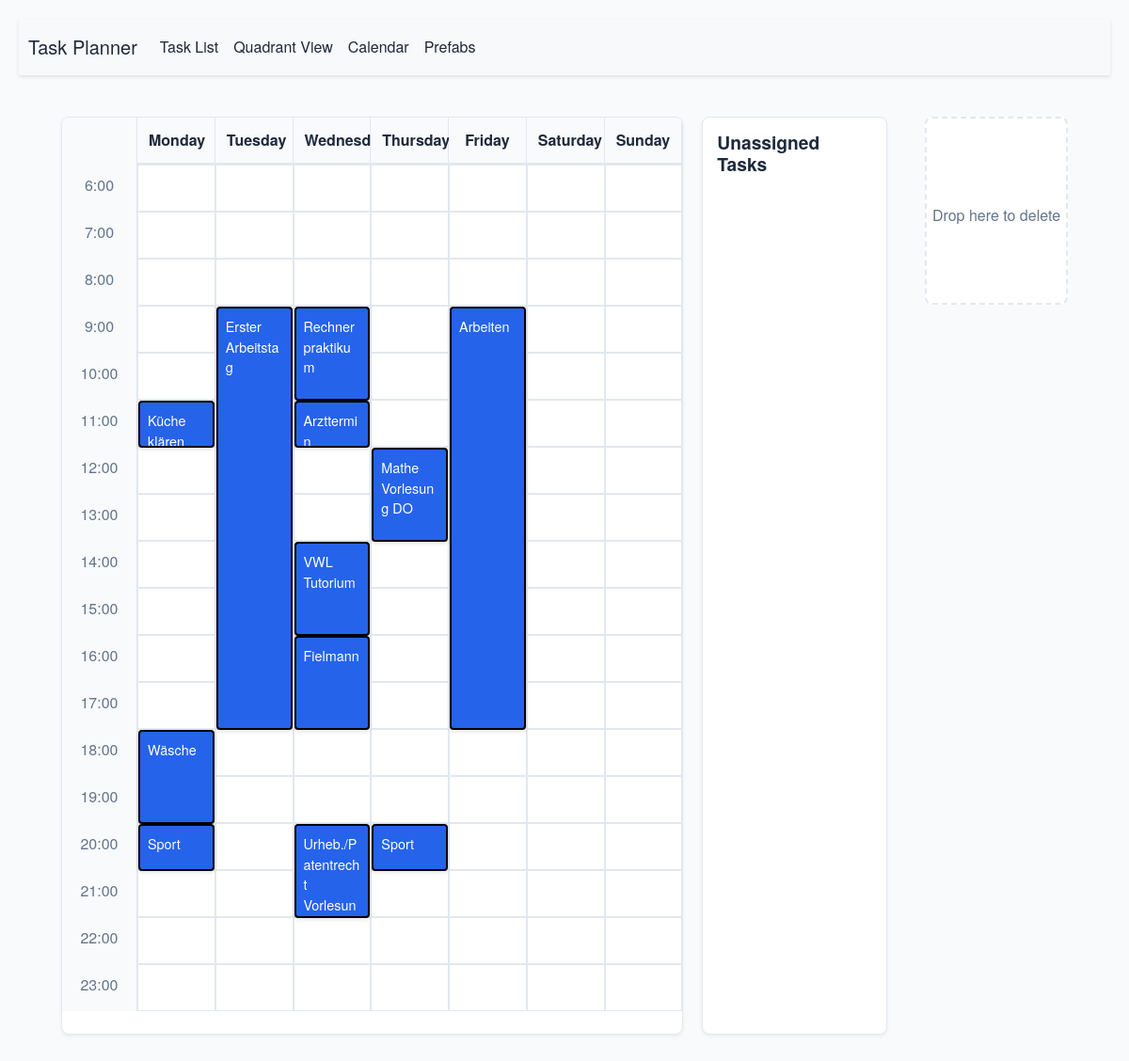
/calendar, run on the app's committed database.
### app/models.py (models this page shows, shortened)
class Task(db.Model):
    __tablename__ = 'task'
    id = db.Column(db.Integer, primary_key=True)
    title = db.Column(db.String(100), nullable=False)
    description = db.Column(db.String(500))
    due_date = db.Column(db.DateTime, nullable=True)
    estimated_time = db.Column(db.Integer, default=1, nullable=False)
    priority = db.Column(db.Integer, CheckConstraint('priority BETWEEN 1 AND 5'), nullable=True)
    status = db.Column(db.Enum("to do", "doing", "done"), default="to do", nullable=False)
    reminder = db.Column(db.DateTime, nullable=True)
    created_at = db.Column(db.DateTime, default=datetime.utcnow)
    updated_at = db.Column(db.DateTime, onupdate=datetime.utcnow)
    quadrant = db.Column(db.String(50), nullable=True)
    calendar_date = db.Column(db.Date, nullable=True)
    start_time = db.Column(db.Time, nullable=True)
    duration_minutes = db.Column(db.Integer, nullable=True)
    assigned_day = db.Column(db.Integer, nullable=True)
    assigned_hour = db.Column(db.Integer, nullable=True)

### app/routes.py (the view)
@main.route('/calendar', methods=['GET'])
def calendar_view():
    tasks = Task.query.all()
    unassigned_tasks = Task.query.filter(Task.assigned_day.is_(None), Task.assigned_hour.is_(None)).all()
    return render_template('calendar.html', tasks=tasks, unassigned_tasks=unassigned_tasks)

### app/templates/calendar.html (shortened to what this page needs)
{% extends 'layout.html' %}
{% block main %}
<div class="calendar-container">
    <div class="calendar-grid" id="calendar-grid">
        <div class="header-row">
            <div class="time-slot-header"></div>
            {% for day in ["Monday", "Tuesday", "Wednesday", "Thursday", "Friday", "Saturday", "Sunday"] %}
            <div class="weekday-header" data-day="{{ loop.index0 }}">{{ day }}</div>
            {% endfor %}
        </div>
        {% for hour in range(6, 24) %}
        <div class="time-row">
            <div class="time-slot">{{ hour }}:00</div>
            {% for day in range(7) %}
            <div class="calendar-slot"
                 data-hour="{{ hour }}"
                 data-day="{{ day }}"
                 data-slot-index="{{ hour }}"
                 style="position: relative; min-height: 50px;">
                {% for task in tasks %}
                    {% if task.assigned_day == day and task.assigned_hour == hour %}
                        {% set task_height = (task.estimated_time * 50)|int %}
                        {% set task_slots = task.estimated_time|int %}
                        <div class="task-item multi-slot-task"
                             draggable="true"
                             data-task-id="{{ task.id }}"
                             data-estimated-time="{{ task.estimated_time * 50 }}"
                             data-slots-duration="{{ task_slots }}"
                             style="height: {{ task_height }}px;
                                    position: absolute;
                                    top: 0;
                                    left: 0;
                                    right: 0;
                                    z-index: 10;">
                            {{ task.title }}
                        </div>
                    {% endif %}
                {% endfor %}
            </div>
            {% endfor %}
        </div>
        {% endfor %}
    </div>
    <div class="task-list-container" id="task-list-container">
        <h4>Unassigned Tasks</h4>
    </div>
</div>
{% endblock %}

### app/static/css/styles.css (style rules this page uses)
:root { --primary-color: #2563eb; --primary-hover: #1d4ed8; --background-color: #f8fafc; --surface-color: #ffffff; --border-color: #e2e8f0; --text-primary: #1e293b; --text-secondary: #64748b; }
body { font-family: 'Helvetica Neue', Arial, sans-serif; background-color: var(--background-color); color: var(--text-primary); margin: 0; padding: 20px; }
.calendar-container { display: flex; height: calc(100vh - 100px); gap: 20px; padding: 20px; }
.calendar-grid { flex-grow: 1; display: grid; grid-template-columns: 80px repeat(7, minmax(0, 1fr)); grid-auto-rows: min-content; border: 1px solid var(--border-color); background: var(--surface-color); overflow: auto; border-radius: 8px; box-shadow: 0 2px 4px rgba(0, 0, 0, 0.05); }
.header-row, .time-row { display: contents; }
.time-slot-header, .time-slot { width: 80px; text-align: center; font-weight: 500; padding: 10px; background-color: #f8fafc; border-right: 1px solid var(--border-color); color: var(--text-secondary); box-sizing: border-box; }
.weekday-header { background-color: #f8fafc; padding: 12px; font-weight: 600; text-align: center; border-right: 1px solid var(--border-color); border-bottom: 2px solid var(--border-color); width: 100%; box-sizing: border-box; }
.calendar-slot { position: relative; border: 1px solid var(--border-color); min-height: 50px; background-color: var(--surface-color); width: 100%; box-sizing: border-box; }
.task-item { position: absolute; left: 0; right: 0; background-color: var(--primary-color); color: white; padding: 8px; border-radius: 4px; overflow: hidden; width: 100%; box-sizing: border-box; cursor: move; font-size: 0.9em; box-shadow: 0 2px 4px rgba(0, 0, 0, 0.1); word-wrap: break-word; white-space: normal; z-index: 10; border: 2px solid black; }
.task-list-container { width: 250px; background-color: var(--surface-color); border: 1px solid var(--border-color); border-radius: 8px; padding: 15px; overflow-y: auto; max-height: 100%; box-shadow: 0 2px 4px rgba(0, 0, 0, 0.05); }
.task-list-container h4 { font-size: 1.2em; font-weight: 600; margin-bottom: 15px; color: var(--text-primary); }

### data on the page
Task: {{ task.estimated_time * 50 }} 450 (drawn), title "Erster Arbeitstag"
Task: {{ task.estimated_time * 50 }} 100 (drawn), title "Rechnerpraktikum"
Task: {{ task.estimated_time * 50 }} 450 (drawn), title "Arbeiten"
Task: {{ task.estimated_time * 50 }} 50 (drawn), title "Küche klären"
Task: {{ task.estimated_time * 50 }} 50 (drawn), title "Arzttermin…"
Task: {{ task.estimated_time * 50 }} 100 (drawn), title "Mathe Vorlesung DO"
Task: {{ task.estimated_time * 50 }} 100 (drawn), title "VWL Tutorium"
Task: {{ task.estimated_time * 50 }} 100 (drawn), title "Fielmann"
Task: {{ task.estimated_time * 50 }} 100 (drawn), title "Wäsche"
Task: {{ task.estimated_time * 50 }} 50 (drawn), title "Sport"
Task: {{ task.estimated_time * 50 }} 100 (drawn), title "Urheb./Patentrecht…"
Task: {{ task.estimated_time * 50 }} 50 (drawn), title "Sport"

### other printed values
{{ day }} "Monday" "Tuesday" "Wednesday" "Thursday" "Friday" "Saturday" "Sunday"
{{ hour }} "6" "7" "8" "9" "10" "11" "12" "13" "14" "15" "16" "17" "18" "19" "20" "21" "22" "23"
